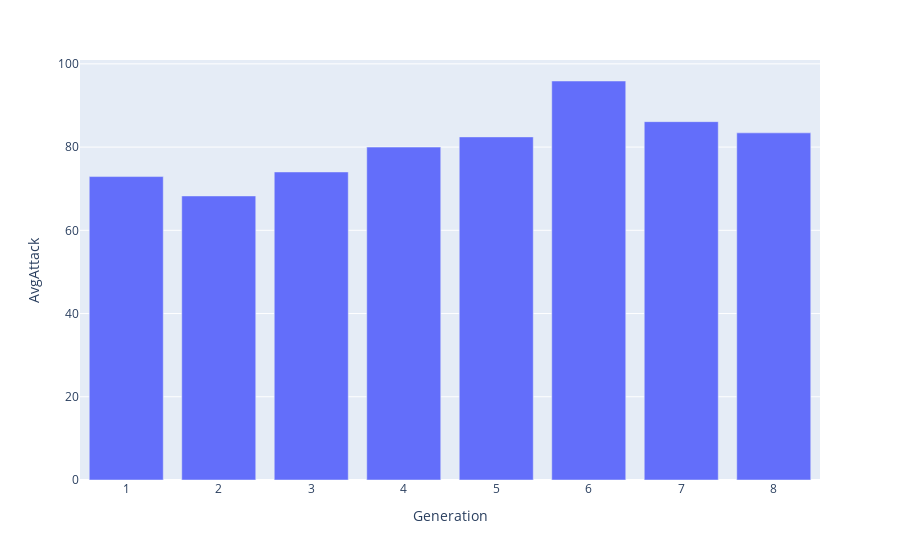

Here is the notebook cell this chart was saved with:
### Code cell
# gera a figura chamando a função bar()
# o primeiro parâmetro é o DataFrame e os seguintes 
# são as colunas do DataFrame que serão os eixos X e Y.
fig = px.bar(pokemons_gb, x='Generation', y='AvgAttack')

# função para plotar a imagem
fig.show()

### Figure 1 — Plotly figure (JSON) as saved in the notebook; plotly's stock layout.template omitted (floating-point values rounded to 4 significant figures)
{"data": [{"alignmentgroup": "True", "hovertemplate": "Generation=%{x}<br>AvgAttack=%{y}<extra></extra>", "legendgroup": "", "marker": {"color": "#636efa", "pattern": {"shape": ""}}, "name": "", "offsetgroup": "", "orientation": "v", "showlegend": false, "textposition": "auto", "type": "bar", "x": [1, 2, 3, 4, 5, 6, 7, 8], "xaxis": "x", "y": [72.91, 68.26, 74.02, 79.99, 82.45, 95.88, 86.11, 83.42], "yaxis": "y"}], "layout": {"barmode": "relative", "legend": {"tracegroupgap": 0}, "margin": {"t": 60}, "xaxis": {"anchor": "y", "domain": [0, 1], "title": {"text": "Generation"}}, "yaxis": {"anchor": "x", "domain": [0, 1], "title": {"text": "AvgAttack"}}}}
